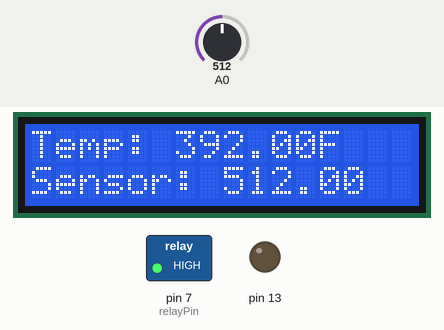
A sketch run on a simulated Arduino Uno, built with avr-gcc and run on an emulated ATmega328P. Parts: 16×2 character LCD, switched loads named in the sketch (green lamp = pin HIGH), output pins drawn as LEDs (lit = HIGH). Inputs (shaded band) come from the test bench; at power-on: A0 = 512. What the sketch prints to the serial monitor is not drawn.

Above: at 1.6 s.
1.7 s: A0 set to 138
At 3.3 s:
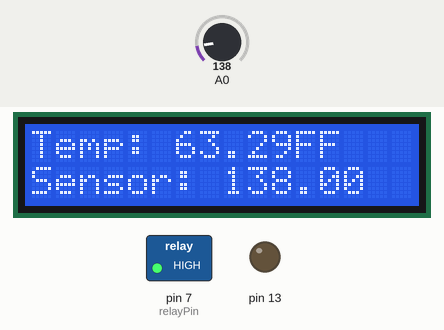
3.6 s: A0 set to 112
At 5.3 s:
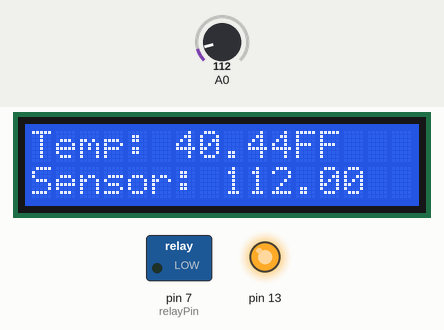
5.6 s: A0 set to 85
At 6.6 s:
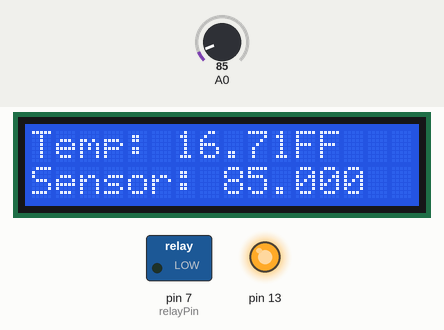
7.6 s: A0 set to 73
At 9.0 s:
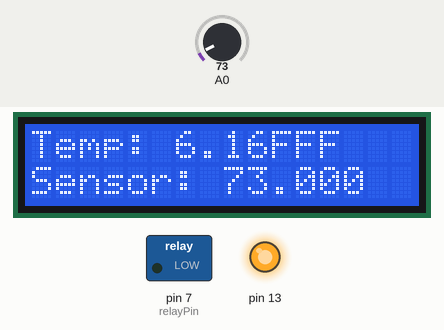
9.7 s: A0 set to 0
At 11.4 s:
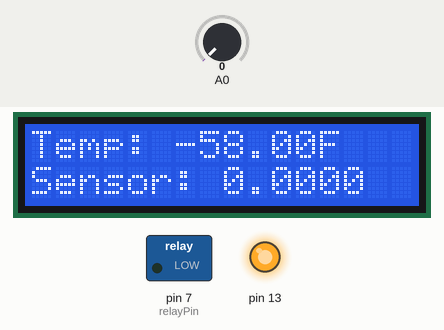
Timing chart, 0 to 12.7 s (numbered marks = the images above; inputs shaded):
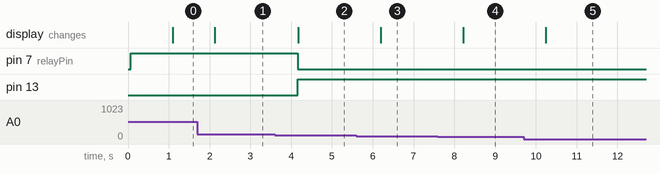

Measured:
- the behaviour switches between 127 and 126 on A0 (found by bisection; images 1 and 2)
- the behaviour switches between 78 and 77 on A0 (found by bisection; images 3 and 4)
- after the input at 1.7 s, the display: changes after 0.43 s (image 1)
- after the input at 3.6 s, pin 7 (relayPin): HIGH → LOW after 0.56 s; pin 13: LOW → HIGH after 0.56 s; the display: changes after 0.57 s (image 2)
- after the input at 5.6 s, the display: changes after 0.59 s (image 3)
- after the input at 7.6 s, the display: changes after 0.62 s (image 4)
- after the input at 9.7 s, the display: changes after 0.54 s (image 5)

The sketch:

thermostat.ino
```cpp
#include <LiquidCrystal.h>


const int relayPin = 7;	    // use this pin to drive the transistor
bool relayIsOn = false;
float sensorAdjust = 0;

// temp ranges
const int lowTemp = 53;
const int highTemp = 57;

// init LCD library with pins
LiquidCrystal lcd(12,11,5,4,3,2);

void setup()
{
  // use 16x2 LCD
  lcd.begin(16, 2);
  lcd.clear();

  pinMode(relayPin, OUTPUT);  // set pin as an output

  pinMode(13, OUTPUT);
  Serial.begin(9600);
}


void loop()
{
  float sensor, voltage, degreesC, degreesF, voltageOnSensor, voltageFactor;

  // get exact voltage on sensor so we can get accurate temp
  voltageOnSensor = 5; //analogRead(5) * 5.0 / 1024.0;
  voltageFactor = voltageOnSensor / 1024.0;

  // calculate temperature
  sensor = analogRead(0);
  voltage = (sensor - sensorAdjust) * voltageFactor;
  degreesC = (voltage - 0.5) * 100.0;
  degreesF = degreesC * (9.0/5.0) + 32.0;

  if (relayIsOn && degreesF < lowTemp)
  {
    digitalWrite(13, HIGH);
    digitalWrite(relayPin, LOW);  // turn the relay off
    sensorAdjust = 0;
    relayIsOn = false;
  }
  if (!relayIsOn && degreesF > highTemp)
  {
    digitalWrite(13, LOW);
    digitalWrite(relayPin, HIGH);   // turn the relay on

    // read the sensor with the relay on and compare to previous reading to get the adjustment value
    delay(1000);
    sensorAdjust = analogRead(0) - sensor;
    relayIsOn = true;
  }

  Serial.print("v on s: ");
  Serial.print(voltageOnSensor);
  Serial.print("  sensor: ");
  Serial.print(sensor);
  Serial.print("  voltage: ");
  Serial.print(voltage);
  Serial.print("  deg C: ");
  Serial.print(degreesC);
  Serial.print("  deg F: ");
  Serial.print(degreesF);
  if (relayIsOn)
  {
    Serial.print("  adjusted ");
    Serial.print("  ");
    Serial.print(sensorAdjust);
  }
  Serial.println();

  // display temp
  lcd.setCursor(0, 0);
  lcd.print("Temp: ");
  lcd.print(degreesF);
  lcd.print("F");

  // display raw sensor
  lcd.setCursor(0, 1);
  lcd.print("Sensor: ");
  lcd.print(sensor);

  delay(1000);
}
```
